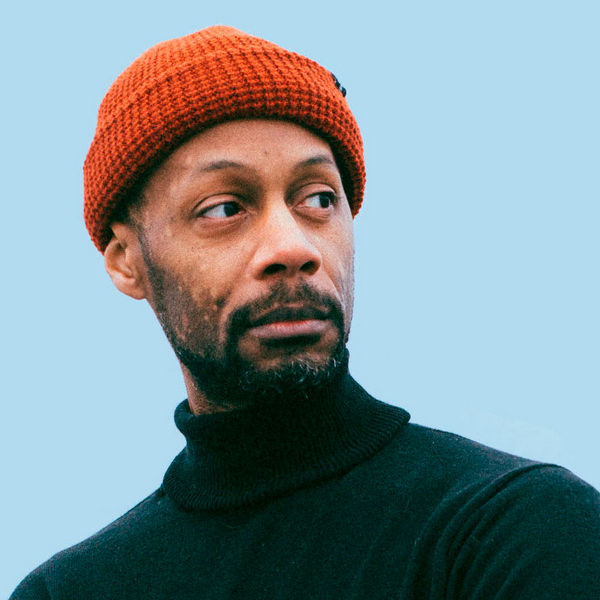
#> input picture Experiment 4/image.jpg, 600 x 600 px
$ python Experiment4.py
#> lines starting #> are read from the running program, lines starting #| are printed output that depends on the picture
import cv2
import matplotlib.pyplot as plt
import os
from skimage.feature import hog
from skimage import color, exposure

# ---------------- Create Output Folder ----------------
output_folder = "feature_output"
os.makedirs(output_folder, exist_ok=True)

# ---------------- 1. SIFT Feature Extraction ----------------
# Load image in grayscale
img_gray = cv2.imread("image.jpg", cv2.IMREAD_GRAYSCALE)
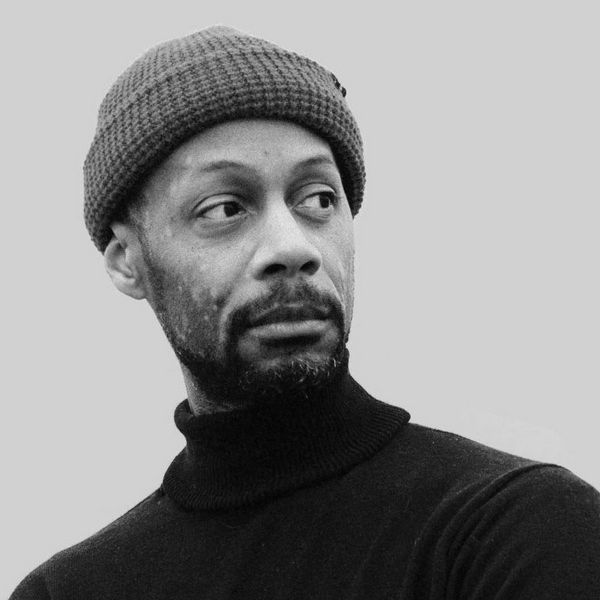
#> img_gray: shape (600, 600); min 0, max 235, mean 140.9

# Initialize SIFT
sift = cv2.SIFT_create()

# Detect keypoints and compute descriptors
keypoints, descriptors = sift.detectAndCompute(img_gray, None)
#> keypoints = 991 keypoints; strongest (x, y, size): (344, 92, 4), (337, 85, 3.5), (310, 266, 10.5), (327, 199, 10.5)

# Draw keypoints
img_sift = cv2.drawKeypoints(img_gray, keypoints, None,
                             flags=cv2.DRAW_MATCHES_FLAGS_DRAW_RICH_KEYPOINTS)
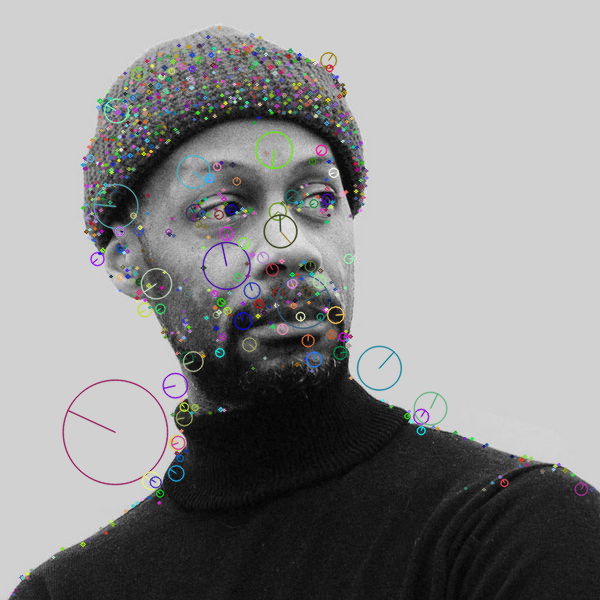
#> img_sift: shape (600, 600, 3); mean of channels 0, 1, 2 141.3, 141.2, 141.2; drawn as B, G, R

# Save SIFT result
cv2.imwrite(os.path.join(output_folder, "sift_keypoints.jpg"), img_sift)

# Also save with matplotlib (optional, better color handling)
plt.imshow(img_sift, cmap="gray")
plt.title("SIFT Keypoints")
plt.axis("off")
plt.savefig(os.path.join(output_folder, "sift_keypoints_plot.png"))
plt.close()

# ---------------- 2. HOG Feature Extraction ----------------
# Load image in BGR
img = cv2.imread("image.jpg")
#> img is the input picture: shape (600, 600, 3); mean B, G, R 150.3, 145.5, 128.6

# Convert to grayscale using skimage
gray = color.rgb2gray(img)
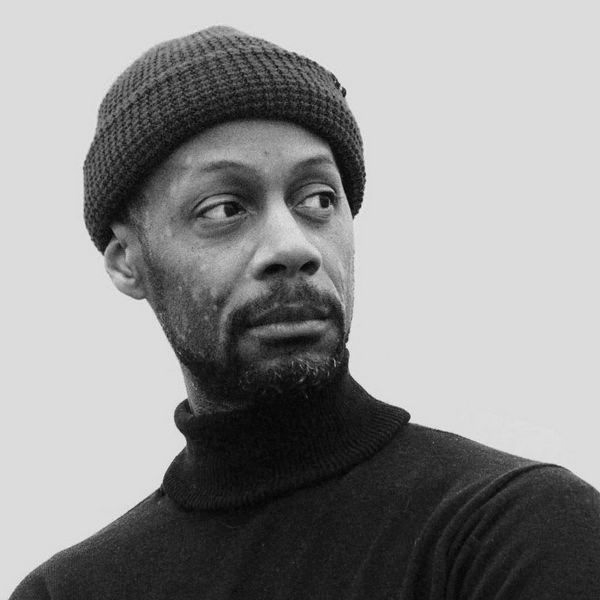
#> gray: shape (600, 600) float64; min 0.0112, max 0.947, mean 0.57

# Extract HOG features + visualization
features, hog_image = hog(gray, pixels_per_cell=(16, 16),
                          cells_per_block=(2, 2),
                          visualize=True, channel_axis=None)
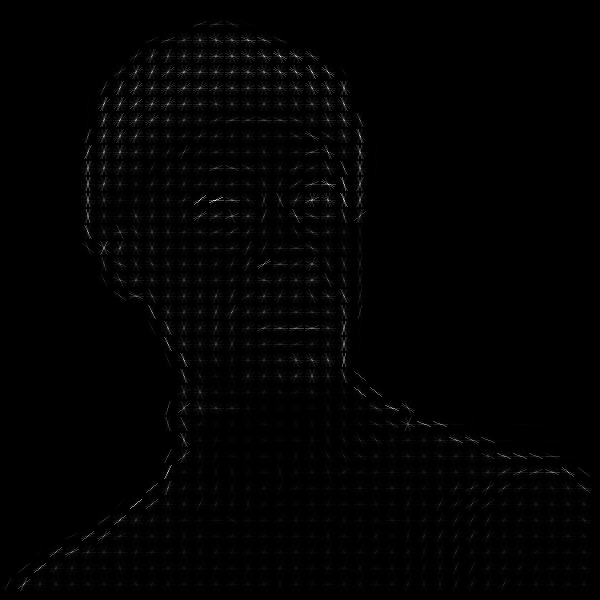
#> hog_image: shape (600, 600) float64; min 0, max 0.164, mean 0.00163; drawn with min black and max white

# Rescale for better visualization
hog_image_rescaled = exposure.rescale_intensity(hog_image, in_range=(0, 10))

# Save grayscale image
plt.imshow(gray, cmap="gray")
plt.title("Original Grayscale")
plt.axis("off")
plt.savefig(os.path.join(output_folder, "hog_original_gray.png"))
plt.close()

# Save HOG visualization
plt.imshow(hog_image_rescaled, cmap="gray")
plt.title("HOG Visualization")
plt.axis("off")
plt.savefig(os.path.join(output_folder, "hog_visualization.png"))
plt.close()

# Save side-by-side comparison
plt.figure(figsize=(10, 4))
plt.subplot(1, 2, 1), plt.imshow(gray, cmap="gray"), plt.title("Original")
plt.axis("off")
plt.subplot(1, 2, 2), plt.imshow(hog_image_rescaled, cmap="gray"), plt.title("HOG Visualization")
plt.axis("off")
plt.tight_layout()
plt.savefig(os.path.join(output_folder, "hog_comparison.png"))
plt.close()
